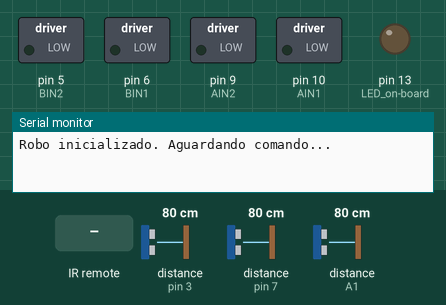
The sketch below on a simulated Arduino Uno, built with avr-gcc and run on an emulated ATmega328P. On the bench: switched loads named in the sketch (green lamp = pin HIGH), output pins drawn as LEDs (lit = HIGH), the last lines printed to the serial monitor. Dashed ring = blinking. The test bench sets the inputs (shaded band); at power-on: distance to the obstacle (sensors on pin 3, pin 7, A1) 80 cm. The echo pulse lasts 58.3 µs per cm; pins used as bus, display or sensor lines are not drawn.

Above: at 2.2 s.
2.3 s: infrared code 0x0 received
At 2.87 s:
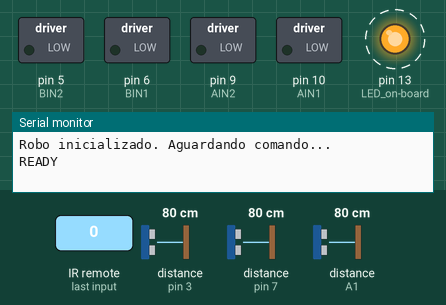
5.3 s: infrared code 0x1 received
At 5.3 s:
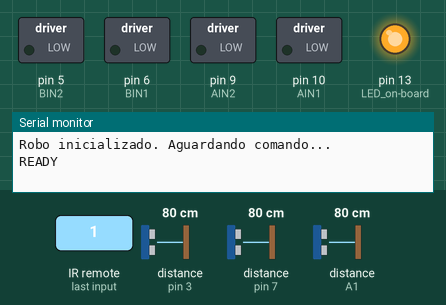
6.8 s: infrared code 0x2 received
At 7.8 s:
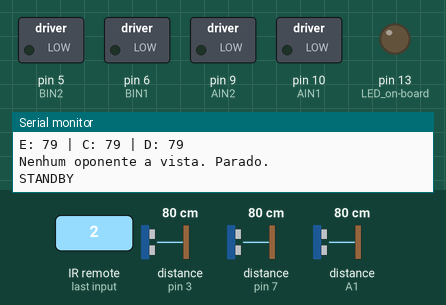
Timing chart, 0 to 9.8 s (numbered marks = the images above; inputs shaded):
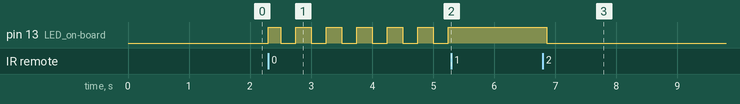

The sketch:

sumoAutonamo.ino
```cpp
#define DECODE_SONY
#include <IRremote.hpp>

// --- Pinos para o Driver DRV8833 ---
// Motor A (Direito)
#define AIN1 10
#define AIN2 9
// Motor B (Esquerdo)
#define BIN1 6
#define BIN2 5

// --- Pinos para os Sensores Ultrassônicos HC-SR04 ---
#define TRIG_E 2 // Trigger do sensor Esquerdo
#define ECHO_E 3 // Echo do sensor Esquerdo
#define TRIG_C 4 // Trigger do sensor Central
#define ECHO_C 7 // Echo do sensor Central
#define TRIG_D A0 // Trigger do sensor Direito
#define ECHO_D A1 // Echo do sensor Direito

// --- Configurações ---
#define VELOCIDADE 255
#define DISTANCIA_MAXIMA 40 // Distância em cm para considerar um oponente. Ajuste conforme necessário.

enum RobotStates
{
  standby,
  ready,
  fight,
};

RobotStates robotState = standby;

unsigned long blinkTimer;
bool ledOn;

void setup() {
  pinMode(13, OUTPUT); // LED on-board
  Serial.begin(9600);
  IrReceiver.begin(12); // Pino do receptor IR

  // Configura todos os pinos do motor como saída
  pinMode(AIN1, OUTPUT);
  pinMode(AIN2, OUTPUT);
  pinMode(BIN1, OUTPUT);
  pinMode(BIN2, OUTPUT);

  // --- Configura os pinos dos sensores ultrassônicos ---
  pinMode(TRIG_E, OUTPUT);
  pinMode(ECHO_E, INPUT);
  pinMode(TRIG_C, OUTPUT);
  pinMode(ECHO_C, INPUT);
  pinMode(TRIG_D, OUTPUT);
  pinMode(ECHO_D, INPUT);

  delay(1000);
  Serial.println("Robo inicializado. Aguardando comando...");
}

void loop() {
  IrReceive();
  Blink();
  Fight();
  Stop();
}

// --- Função para ler a distância de um sensor HC-SR04 ---
long lerDistancia(int trigPin, int echoPin) {
  digitalWrite(trigPin, LOW);
  delayMicroseconds(2);
  digitalWrite(trigPin, HIGH);
  delayMicroseconds(10);
  digitalWrite(trigPin, LOW);
  long duration = pulseIn(echoPin, HIGH);
  return duration * 0.0343 / 2;
}


// --- Funções de Movimento Finais e Corrigidas ---

void Frente() {
  // Motor Direito (A) para frente
  analogWrite(AIN1, VELOCIDADE);
  digitalWrite(AIN2, LOW);
  // Motor Esquerdo (B) para frente (LÓGICA INVERTIDA)
  digitalWrite(BIN1, LOW);
  analogWrite(BIN2, VELOCIDADE);
}

void Tras() {
  // Motor Direito (A) para trás
  digitalWrite(AIN1, LOW);
  analogWrite(AIN2, VELOCIDADE);
  // Motor Esquerdo (B) para trás (LÓGICA INVERTIDA)
  analogWrite(BIN1, VELOCIDADE);
  digitalWrite(BIN2, LOW);
}

void Esquerda() { // Gira para a ESQUERDA (Motor Direito p/ Frente, Esquerdo p/ Trás)
  // Motor Direito (A) para frente
  analogWrite(AIN1, VELOCIDADE);
  digitalWrite(AIN2, LOW);
  // Motor Esquerdo (B) para trás (LÓGICA INVERTIDA)
  analogWrite(BIN1, VELOCIDADE);
  digitalWrite(BIN2, LOW);
}

void Direita() { // Gira para a DIREITA (Motor Esquerdo p/ Frente, Direito p/ Trás)
  // Motor Direito (A) para trás
  digitalWrite(AIN1, LOW);
  analogWrite(AIN2, VELOCIDADE);
  // Motor Esquerdo (B) para frente (LÓGICA INVERTIDA)
  digitalWrite(BIN1, LOW);
  analogWrite(BIN2, VELOCIDADE);
}

void PararMotores() {
  digitalWrite(AIN1, LOW);
  digitalWrite(AIN2, LOW);
  digitalWrite(BIN1, LOW);
  digitalWrite(BIN2, LOW);
}


// --- Funções de Estado do Robô ---

void IrReceive()
{
  if (IrReceiver.decode())
  {
    IrReceiver.resume();
    switch (IrReceiver.decodedIRData.command)
    {
      case 0x0: // Exemplo de código IR para READY
        if (robotState == standby)
        {
          Serial.println("READY");
          robotState = ready;
        }
        break;
      case 0x1: // Exemplo de código IR para FIGHT
        if (robotState == ready)
        {
          Serial.println("FIGHT!");
          robotState = fight;
        }
        break;
      case 0x2: // Exemplo de código IR para STANDBY
        Serial.println("STANDBY");
        robotState = standby;
        break;
    }
  }
}

void Blink()
{
  if (robotState == ready)
  {
    PararMotores(); // Garante que o robô fique parado
    if (millis() / 250 > blinkTimer) // Pisca a cada 250ms
    {
      ledOn = !ledOn;
      digitalWrite(13, ledOn);
      blinkTimer = (millis() / 250);
    }
  }
}

void Fight()
{
  if (robotState == fight)
  {
    digitalWrite(13, HIGH); // LED aceso durante a luta

    long distE = lerDistancia(TRIG_E, ECHO_E);
    long distC = lerDistancia(TRIG_C, ECHO_C);
    long distD = lerDistancia(TRIG_D, ECHO_D);

    Serial.print("E: "); Serial.print(distE);
    Serial.print(" | C: "); Serial.print(distC);
    Serial.print(" | D: "); Serial.println(distD);

    if (distC > 0 && distC <= DISTANCIA_MAXIMA) {
      Serial.println("Oponente no CENTRO! ATACAR!");
      Frente();
    }
    else if (distE > 0 && distE <= DISTANCIA_MAXIMA) {
      Serial.println("Oponente a ESQUERDA! Virando...");
      Esquerda();
    }
    else if (distD > 0 && distD <= DISTANCIA_MAXIMA) {
      Serial.println("Oponente a DIREITA! Virando...");
      Direita();
    }
    else {
      Serial.println("Nenhum oponente a vista. Parado.");
      PararMotores();
    }
  }
}

void Stop()
{
  if (robotState == standby)
  {
    digitalWrite(13, LOW);
    PararMotores();
  }
}
```

Measured:
- after the input at 2.3 s, pin 13 (LED_on-board): alternates HIGH for 0.25 s and LOW for 0.25 s, starting at once
- after the input at 5.3 s, pin 13 (LED_on-board): stops changing and stays HIGH
- after the input at 6.8 s, pin 13 (LED_on-board): HIGH → LOW after 0.06 s
